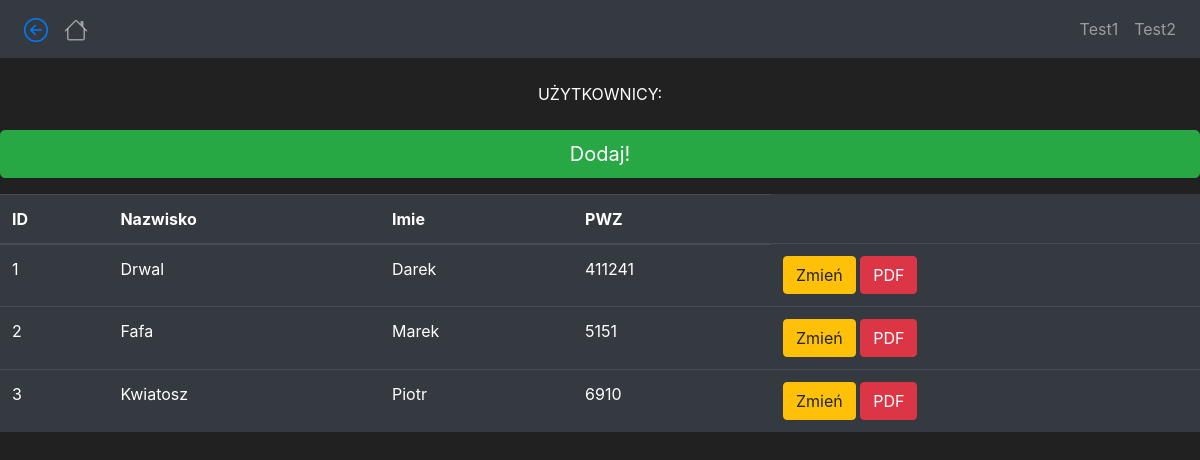
Before: /slowniki_uzytkownicy with the older database file.
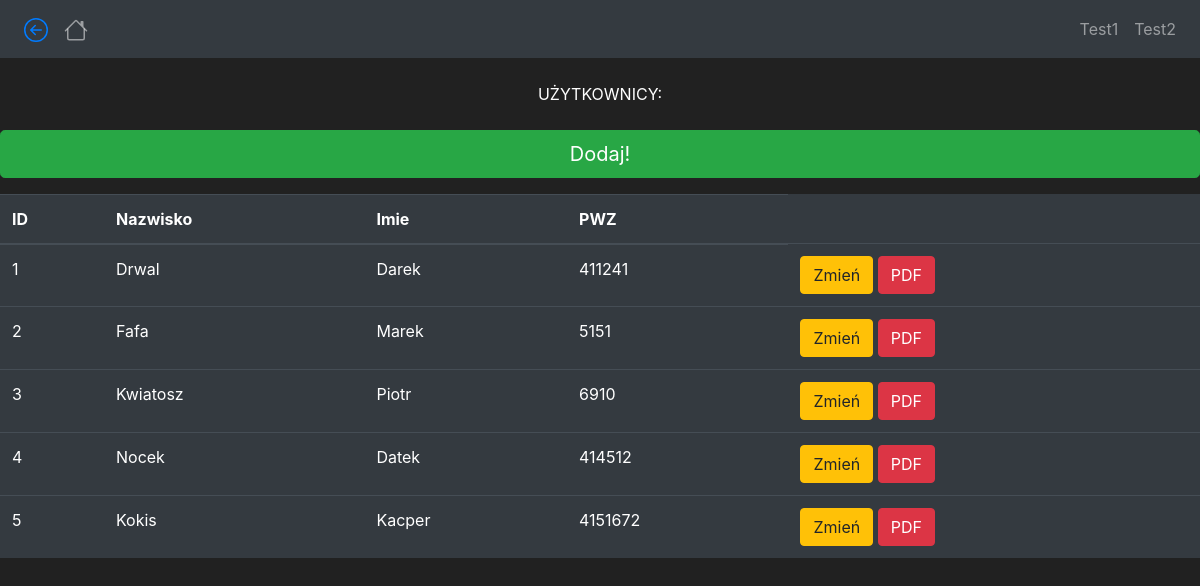
After: the same page with the newer database file.
### iszlc/models.py (models this page shows, shortened)
class Users(db.Model):
    id = db.Column(db.Integer(), primary_key=True)
    nazwisko = db.Column(db.String(length=30), nullable=False, unique=False)
    imie = db.Column(db.String(length=10), nullable=True, unique=False)
    pwz = db.Column(db.Integer(), nullable=True, unique=False)
    tytul_naukowy = db.Column(db.String(), nullable=True, unique=False)
    uprawnienia = db.Column(db.String(), nullable=True, unique=False)
    haslo = db.Column(db.String(length=30), nullable=True, unique=False)

### iszlc/routes.py (the view)
@app.route('/slowniki_uzytkownicy')
def slowniki_uzytkownicy_page():
    user = Users.query.all()
    return render_template('slowniki/uzytkownicy.html', Users=user)

### iszlc/templates/slowniki/uzytkownicy.html (shortened to what this page needs)
{% extends 'base.html' %}
{% block content %}
<center>
<br>
UŻYTKOWNICY:
<br><br>
<td>
    <a class="btn btn-primary btn-lg btn-block btn-success"
    href="{{ url_for('add_dodaj_uzytkownika_page') }}">Dodaj!</a>
    </td></p>
<table class="table table-hover table-dark">
    <thead>
        <tr>
            <th scope="col">ID</th>
            <th scope="col">Nazwisko</th>
            <th scope="col">Imie</th>
            <th scope="col">PWZ</th>
        </tr>
    </thead>
    {% for user in Users %}
       <tr>
            <td>{{ user.id }}</td>
            <td>{{ user.nazwisko }}</td>
            <td>{{ user.imie }}</td>
            <td>{{ user.pwz }}</td>
            <td>
                <button class="btn btn-outline btn-warning">Zmień</button>
                <a class="btn btn-outline btn-danger"
                href="#">PDF</a>
            </td>
        </tr>
    {% endfor %}
</table>
</center>
{% endblock %}

### iszlc/templates/base.html (shortened to what this page needs)
<!doctype html>
<html lang="pl">
   <head>
      <link rel="stylesheet" href="https://cdn.jsdelivr.net/npm/bootstrap@4.5.3/dist/css/bootstrap.min.css">
   </head>
   <body>
    <nav class="navbar navbar-expand-md navbar-dark bg-dark">
      <div class="collapse navbar-collapse" id="navbarNav">
        <ul class="navbar-nav mr-auto">
            <li class="nav-link" class="back">
              <a href="javascript:history.back()">
              </a>
              </li>
              <li>
                <a class="nav-link" href="{{ url_for('home_page') }}">
                <span class="sr-only">(current)</span></a>
            </li>
        </ul>
        <ul class="navbar-nav">
            <li class="nav-item">
                <a class="nav-link" href="#">Test1</a>
            </li>
            <li class="nav-item">
                <a class="nav-link" href="#">Test2</a>
            </li>
        </ul>
      </div>
    </nav>
      {% block content %}
      {% endblock %}
   </body>
</html>

### iszlc/templates/base.html (style rules this page uses)
body { background-color: #212121; color: white }

Changed rows visible on the page:
added Users: id "4", nazwisko "Nocek", imie "Datek", pwz "414512"
added Users: id "5", nazwisko "Kokis", imie "Kacper", pwz "4151672"
